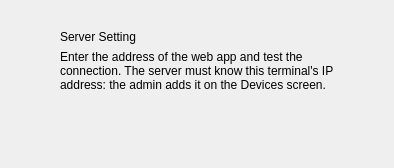
<?xml version="1.0" encoding="UTF-8"?>
<ui version="4.0">
 <class>SetupPage</class>
 <widget class="QWidget" name="SetupPage">
  <layout class="QVBoxLayout" name="setupLayout">
   <property name="leftMargin"><number>60</number></property>
   <property name="topMargin"><number>30</number></property>
   <property name="rightMargin"><number>60</number></property>
   <property name="bottomMargin"><number>30</number></property>
   <property name="spacing"><number>6</number></property>
   <item>
    <widget class="QLabel" name="pageTitle">
     <property name="text"><string>Server Setting</string></property>
    </widget>
   </item>
   <item>
    <widget class="QLabel" name="setupIntro">
     <property name="text"><string>Enter the address of the web app and test the connection. The server must know this terminal's IP address: the admin adds it on the Devices screen.</string></property>
     <property name="wordWrap"><bool>true</bool></property>
    </widget>
   </item>
   <item>
    <widget class="QWidget" name="serverFormHost">
     <layout class="QVBoxLayout" name="serverFormLayout">
      <property name="leftMargin"><number>0</number></property>
      <property name="topMargin"><number>0</number></property>
      <property name="rightMargin"><number>0</number></property>
      <property name="bottomMargin"><number>0</number></property>
      <property name="spacing"><number>6</number></property>
     </layout>
    </widget>
   </item>
   <item>
    <spacer name="spacer4">
     <property name="orientation"><enum>Qt::Vertical</enum></property>
     <property name="sizeType"><enum>QSizePolicy::Expanding</enum></property>
     <property name="sizeHint" stdset="0"><size><width>20</width><height>40</height></size></property>
    </spacer>
   </item>
  </layout>
 </widget>
 <resources/>
 <connections/>
</ui>
